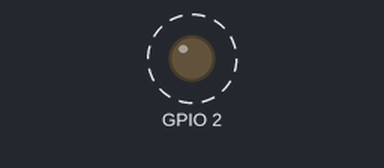
A sketch run on a simulated ESP8266 (NodeMCU). Shown: output pins drawn as LEDs (lit = HIGH, except the on-board LED, lit = LOW). Dashed ring = blinking. What the sketch prints to the serial monitor is not drawn.

Above: at 0.5 s.
Timing chart, 0 to 4.6 s (numbered marks = the images above):
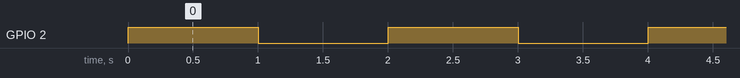

Measured:
- by itself, GPIO 2: alternates HIGH for 1.0 s and LOW for 1.0 s

The sketch:

program-esp32-wemos-d1-mini-ftdi.ino
```cpp
/*
 Programming Mode
 ESP32 Wemos D1 | FTDI
 VCC            | 3.3v
 GND            | GND
 RX             | TX
 TX             | RX

 GPI0 to GND (on the esp32)
 */

/*
 Operational Mode
 ESP32 Wemos D1 | FTDI
 VCC            | 3.3v
 GND            | GND
 RX             | TX
 TX             | RX
 */

void setup() {
  /* what baud rate should I use */
  Serial.begin(9600);
  while( !Serial);

  pinMode(BUILTIN_LED, OUTPUT);
}

// the loop function runs over and over again forever
void loop() {
  Serial.println("Hello from ESP32");
  digitalWrite(BUILTIN_LED, HIGH);   // turn the LED on (HIGH is the voltage level)
  delay(1000);                       // wait for a second
  digitalWrite(BUILTIN_LED, LOW);    // turn the LED off by making the voltage LOW
  delay(1000);                       // wait for a second
}
```
